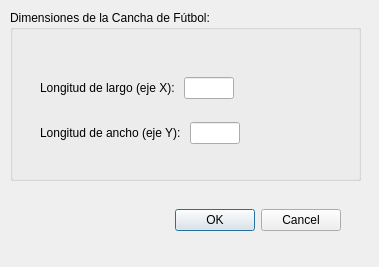
<?xml version="1.0" encoding="UTF-8"?>
<ui version="4.0">
 <class>DimensionsFieldDialog</class>
 <widget class="QDialog" name="DimensionsFieldDialog">
  <property name="geometry">
   <rect>
    <x>0</x>
    <y>0</y>
    <width>379</width>
    <height>267</height>
   </rect>
  </property>
  <property name="sizePolicy">
   <sizepolicy hsizetype="Maximum" vsizetype="Preferred">
    <horstretch>0</horstretch>
    <verstretch>0</verstretch>
   </sizepolicy>
  </property>
  <property name="windowTitle">
   <string>Dimensiones</string>
  </property>
  <widget class="QGroupBox" name="groupBox">
   <property name="geometry">
    <rect>
     <x>10</x>
     <y>10</y>
     <width>351</width>
     <height>171</height>
    </rect>
   </property>
   <property name="title">
    <string>Dimensiones de la Cancha de Fútbol:</string>
   </property>
   <widget class="QWidget" name="verticalLayoutWidget">
    <property name="geometry">
     <rect>
      <x>30</x>
      <y>50</y>
      <width>301</width>
      <height>101</height>
     </rect>
    </property>
    <layout class="QVBoxLayout" name="verticalLayout">
     <item>
      <layout class="QHBoxLayout" name="horizontalLayout_2">
       <item>
        <widget class="QLabel" name="label_2">
         <property name="text">
          <string>Longitud de largo (eje X): </string>
         </property>
        </widget>
       </item>
       <item>
        <widget class="QLineEdit" name="lengthXEdit">
         <property name="enabled">
          <bool>true</bool>
         </property>
         <property name="sizePolicy">
          <sizepolicy hsizetype="Fixed" vsizetype="Fixed">
           <horstretch>0</horstretch>
           <verstretch>0</verstretch>
          </sizepolicy>
         </property>
         <property name="minimumSize">
          <size>
           <width>50</width>
           <height>0</height>
          </size>
         </property>
         <property name="maximumSize">
          <size>
           <width>50</width>
           <height>16777215</height>
          </size>
         </property>
        </widget>
       </item>
       <item>
        <spacer name="horizontalSpacer">
         <property name="orientation">
          <enum>Qt::Horizontal</enum>
         </property>
         <property name="sizeHint" stdset="0">
          <size>
           <width>40</width>
           <height>20</height>
          </size>
         </property>
        </spacer>
       </item>
      </layout>
     </item>
     <item>
      <layout class="QHBoxLayout" name="horizontalLayout">
       <item>
        <widget class="QLabel" name="label">
         <property name="text">
          <string>Longitud de ancho (eje Y): </string>
         </property>
        </widget>
       </item>
       <item>
        <widget class="QLineEdit" name="lengthYEdit">
         <property name="enabled">
          <bool>true</bool>
         </property>
         <property name="sizePolicy">
          <sizepolicy hsizetype="Fixed" vsizetype="Fixed">
           <horstretch>0</horstretch>
           <verstretch>0</verstretch>
          </sizepolicy>
         </property>
         <property name="minimumSize">
          <size>
           <width>50</width>
           <height>0</height>
          </size>
         </property>
         <property name="maximumSize">
          <size>
           <width>50</width>
           <height>16777215</height>
          </size>
         </property>
        </widget>
       </item>
       <item>
        <spacer name="horizontalSpacer_2">
         <property name="orientation">
          <enum>Qt::Horizontal</enum>
         </property>
         <property name="sizeHint" stdset="0">
          <size>
           <width>40</width>
           <height>20</height>
          </size>
         </property>
        </spacer>
       </item>
      </layout>
     </item>
    </layout>
   </widget>
  </widget>
  <widget class="QWidget" name="verticalLayoutWidget_2">
   <property name="geometry">
    <rect>
     <x>80</x>
     <y>200</y>
     <width>261</width>
     <height>41</height>
    </rect>
   </property>
   <layout class="QVBoxLayout" name="verticalLayout_2">
    <item>
     <widget class="QDialogButtonBox" name="okCancelBox">
      <property name="orientation">
       <enum>Qt::Horizontal</enum>
      </property>
      <property name="standardButtons">
       <set>QDialogButtonBox::Cancel|QDialogButtonBox::Ok</set>
      </property>
     </widget>
    </item>
   </layout>
  </widget>
 </widget>
 <tabstops>
  <tabstop>lengthXEdit</tabstop>
  <tabstop>lengthYEdit</tabstop>
  <tabstop>okCancelBox</tabstop>
 </tabstops>
 <resources/>
 <connections>
  <connection>
   <sender>okCancelBox</sender>
   <signal>accepted()</signal>
   <receiver>DimensionsFieldDialog</receiver>
   <slot>accept()</slot>
   <hints>
    <hint type="sourcelabel">
     <x>399</x>
     <y>201</y>
    </hint>
    <hint type="destinationlabel">
     <x>157</x>
     <y>228</y>
    </hint>
   </hints>
  </connection>
  <connection>
   <sender>okCancelBox</sender>
   <signal>rejected()</signal>
   <receiver>DimensionsFieldDialog</receiver>
   <slot>reject()</slot>
   <hints>
    <hint type="sourcelabel">
     <x>439</x>
     <y>207</y>
    </hint>
    <hint type="destinationlabel">
     <x>286</x>
     <y>228</y>
    </hint>
   </hints>
  </connection>
 </connections>
</ui>
